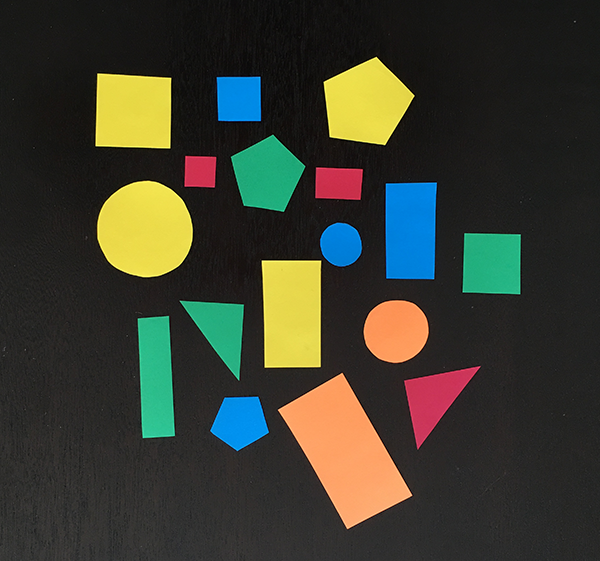
#> input picture shape-detection/shapes_and_colors.png, 600 x 561 px
$ python test.py --image shapes_and_colors.png
#> lines starting #> are read from the running program, lines starting #| are printed output that depends on the picture; after the words box and inside, x2 and y2 are one past the last pixel; in counts of white or black regions, pixels touching at a corner belong together
### shape-detection/pyimagesearch/shapedetector.py
# import the necessary packages
import cv2

class ShapeDetector:
	def __init__(self):
		pass

	# [32 lines left out: function detect, not called in this run]

### shape-detection/test.py
# USAGE
# python detect_shapes.py --image shapes_and_colors.png

# import the necessary packages
from pyimagesearch.shapedetector import ShapeDetector
import argparse
import imutils
import cv2

#numpy pour recuperer list de points
import numpy as np


# construct the argument parse and parse the arguments
ap = argparse.ArgumentParser()
ap.add_argument("-i", "--image", required=True,
	help="path to the input image")
args = vars(ap.parse_args())

# load the image and resize it to a smaller factor so that
# the shapes can be approximated better
image = cv2.imread(args["image"])
#> image is the input picture: shape (561, 600, 3); mean B, G, R 47.5, 60.1, 58.4
resized = imutils.resize(image, width=700)
ratio = image.shape[0] / float(resized.shape[0])
#> ratio = 0.858

# convert the resized image to grayscale, blur it slightly,
# and threshold it
gray = cv2.cvtColor(resized, cv2.COLOR_BGR2GRAY)
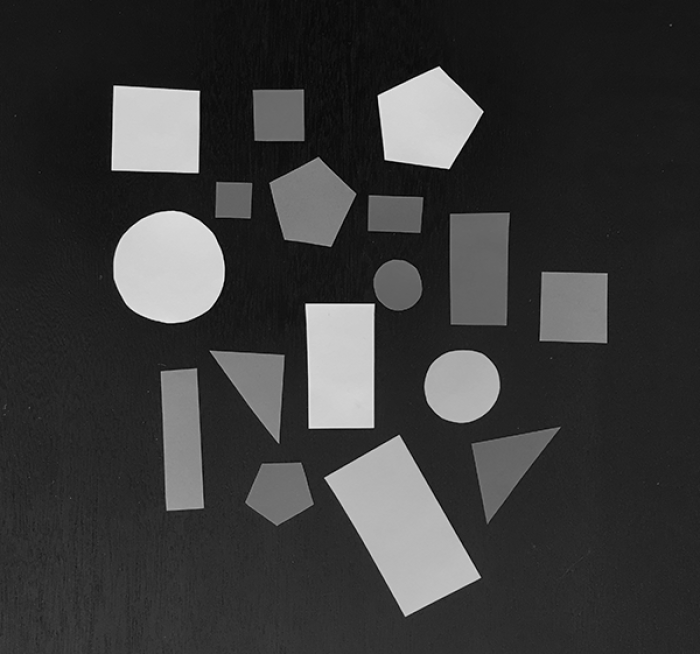
#> gray: shape (654, 700); min 0, max 241, mean 58
blurred = cv2.GaussianBlur(gray, (5, 5), 0)
thresh = cv2.threshold(blurred, 60, 255, cv2.THRESH_BINARY)[1]
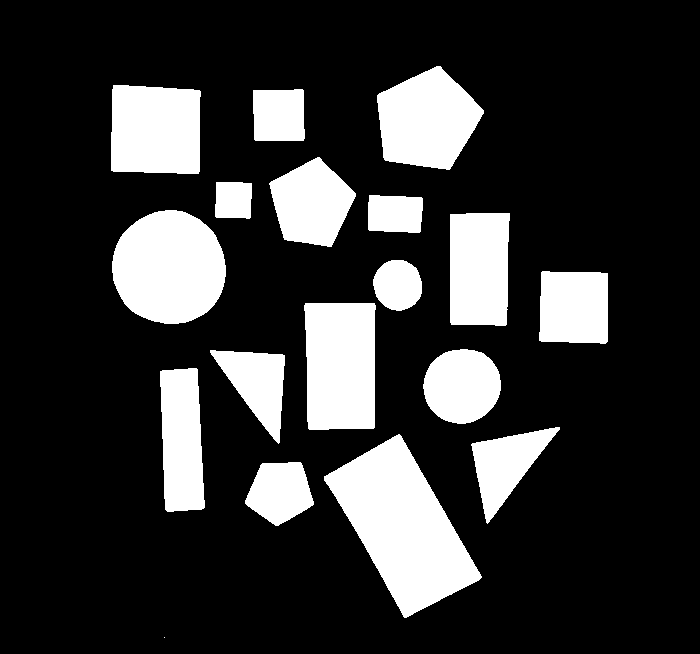
#> thresh: shape (654, 700); 20.4% white; 18 white regions (1 under 20 px), largest, box (x1, y1, x2, y2) and area: (324, 434, 482, 618) 14413, (112, 210, 226, 324) 10211, (304, 303, 376, 430) 8672

#edges = cv2.Canny(gray,30,100)
thresh = cv2.Canny(gray,30,100)
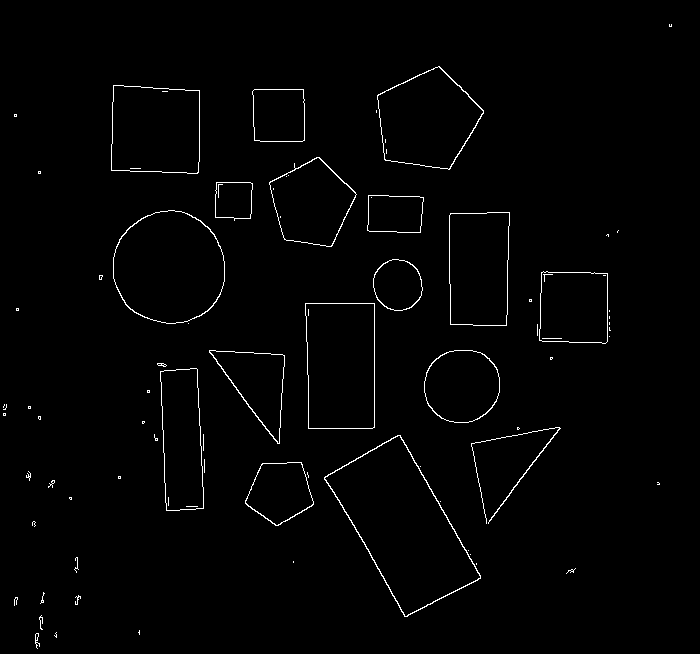
#> thresh: shape (654, 700); 1.3% white in thin lines or dots
cv2.imwrite("canny.jpg",thresh)

# find contours in the thresholded image and initialize the
# shape detector

cnts, hierarchy = cv2.findContours(thresh.copy(), cv2.RETR_TREE, cv2.CHAIN_APPROX_SIMPLE)
#> cnts = 123 contours, 89 with area under 20; largest, box (x1, y1, x2, y2) and area: (324, 435, 481, 617) 13991, (324, 435, 481, 617) 13749, (113, 210, 225, 324) 9928, (113, 210, 225, 324) 9833, (305, 303, 375, 429) 8371
sd = ShapeDetector()

# Draws contours
for c in cnts:
    if cv2.contourArea(c) < 3000:
        continue

    (x, y, w, h) = cv2.boundingRect(c)
    cv2.rectangle(image, (x,y), (x+w,y+h), (0, 255, 0), 2)

    ## BEGIN - draw rotated rectangle
    rect = cv2.minAreaRect(c)
    box = cv2.boxPoints(rect)
    box = np.int0(box)
    cv2.drawContours(image,[box],0,(0,191,255),2)
#> this loop made 123 passes
#> c on passes 9, 12, 13, 15, 16, 18, 20, 24, 25, 28, 29, 32: [[41, 601], [42, 600], [43, 601], [42, 602]], [[476, 563], [476, 564]], [[293, 561], [293, 562]], [[470, 554]], [[468, 550]], [[440, 501]], [[69, 498], [70, 497], [71, 498], [70, 499]], [[118, 476], [118, 478], [120, 478], [120, 476]], [[118, 477], [119, 476], [120, 477], [119, 478]], [[28, 477], [29, 476], [30, 477], [29, 478]], [[420, 466]], [[204, 459], [204, 472]]
#> (x, y, w, h, rect, box) on passes 33, 34, 53, 54: (324, 435, 157, 182, ((402.2, 527.1), (88.06, 166.1), -29.74), [[405, 621], [322, 476], [399, 433], [481, 577]]), (324, 435, 157, 182, ((402.2, 527.1), (87.07, 165.1), -29.74), [[405, 620], [323, 477], [399, 433], [480, 577]]), (160, 368, 44, 143, ((181.3, 439.2), (38.72, 141.3), -2.73), [[165, 510], [158, 369], [197, 367], [204, 508]]), (160, 368, 44, 143, ((181.3, 439.2), (38.72, 141.3), -2.73), [[165, 510], [158, 369], [197, 367], [204, 508]])
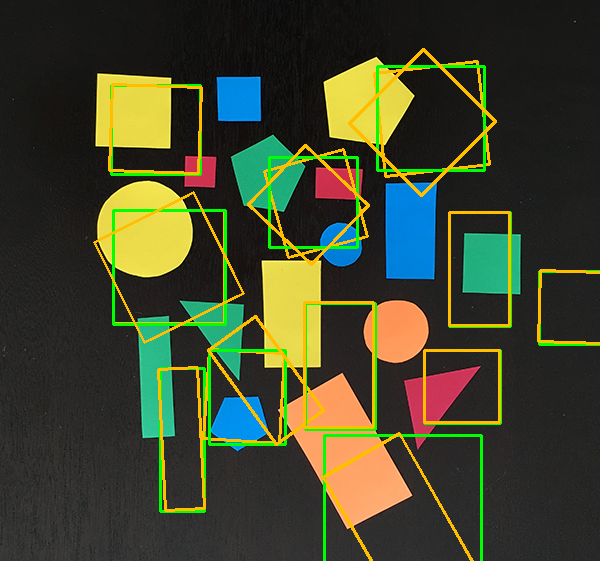
#> image: shape (561, 600, 3); 6.41% of pixels changed, all inside (x1, y1, x2, y2) = (93, 48, 600, 561)
    ## END - draw rotated rectangle

cv2.imwrite('out.png', image)
